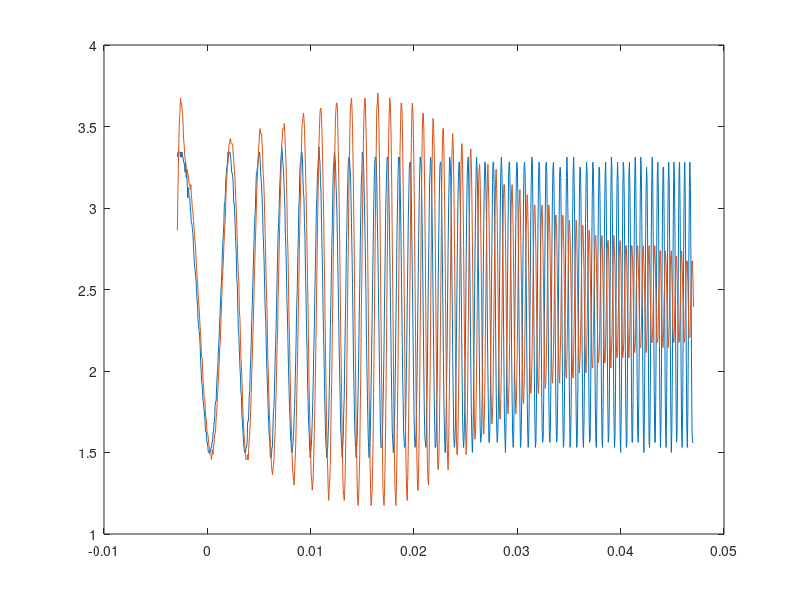

MATLAB code to generate this figure: (Note: this script raises an error after producing the figure.)
%%
load('date_RDBH.mat');
t = RusDana(:,1);
u = RusDana(:,2);
y1 = RusDana(:,3);

figure(), plot(t,u,t,y1);

%pregatire date
Te = t(2)-t(1);
date_identificare = iddata(y1,u,Te);
date_validare = iddata(y1,u,Te);

%identificare folosind ARMAX
m_armax = armax(date_identificare,[2,1,3,1]); %2 poli, fara zero, cu un tact de intarziere
%validare
figure(),resid(date_validare,m_armax,4);
figure(),compare(date_validare,m_armax);
%H = tf(m_armax.B,m_armax.A,Te,'variable','z^-1');

% identificare folosind OE
m_oe = oe(date_identificare,[1,2,1]); %fara zero, 2 poli, cu un tact de intarziere
%validare
figure(),resid(date_validare,m_oe,4);
figure(),compare(date_validare,m_oe);

%identificare folosind PEM
m_pem = pem(date_identificare,2);
%validare
figure(),resid(date_validare,m_pem,4);
figure(),compare(date_validare,m_pem);

%identificare folosind n4sid
m_n4sid = n4sid(date_identificare,1:10);
%validare
figure(),resid(date_validare,m_n4sid,4);
figure(),compare(date_validare,m_n4sid);

m_n4sid_pem = pem(date_identificare,m_n4sid);
%validare
figure(),resid(date_validare,m_n4sid_pem,4);
figure(),compare(date_validare,m_n4sid_pem);

figure(),compare(date_validare,m_armax,m_oe,m_pem,m_n4sid);
